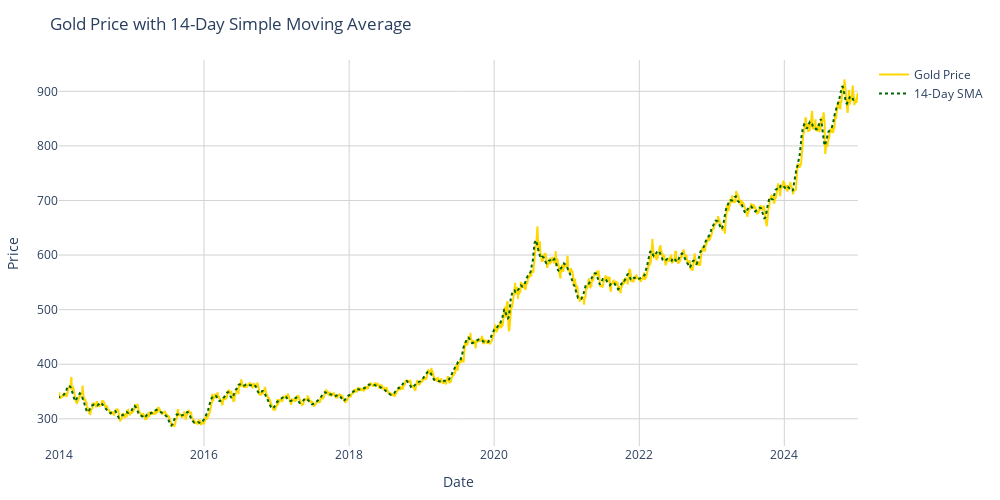

Source (notebook cell):
### Markdown cell above
De está gráfica podemos observar lo siguiente:
- La tendencia del precio es al alza.
- Se notan algunos periodos en los que el precio parece subir muy rápidamente, lo que indica que hay volatilidad.
- No parece haber patrones claros de estacionalidad.
- No parece haber cambios en generales en la tendencia.

### Code cell
gold_dataset['SMA_14'] = gold_dataset['Price'].rolling(window=14).mean()

# Create plot
fig = go.Figure()

# Plot original gold price
fig.add_trace(go.Scatter(
    x=gold_dataset.index,
    y=gold_dataset['Price'],
    name='Gold Price',
    mode='lines',
    line=dict(color='gold')
))

# Plot EMA
fig.add_trace(go.Scatter(
    x=gold_dataset.index,
    y=gold_dataset['SMA_14'],
    name='14-Day SMA',
    mode='lines',
    line=dict(color='darkgreen', width=2, dash='dot')
))

# Update layout
fig.update_layout(
    title='Gold Price with 14-Day Simple Moving Average',
    xaxis_title='Date',
    yaxis_title='Price',
    template='plotly_white',
    showlegend=True,
    width=1000,
    height=500,
    margin=dict(l=20, r=20, t=60, b=20),
    xaxis=dict(showgrid=True, gridwidth=1, gridcolor='LightGray'),
    yaxis=dict(showgrid=True, gridwidth=1, gridcolor='LightGray')
)

fig.show()

### Figure 1 — Plotly figure (JSON) as saved in the notebook; plotly's stock layout.template omitted (floating-point values rounded to 4 significant figures; data arrays with more than 128 entries replaced by an {"elided": "..."} marker saying what was removed)
{"data": [{"line": {"color": "gold"}, "mode": "lines", "name": "Gold Price", "type": "scatter", "x": {"elided": "2848 str values"}, "y": {"elided": "2848 float values"}}, {"line": {"color": "darkgreen", "dash": "dot", "width": 2}, "mode": "lines", "name": "14-Day SMA", "type": "scatter", "x": {"elided": "2848 str values"}, "y": {"elided": "2848 float values"}}], "layout": {"height": 500, "margin": {"b": 20, "l": 20, "r": 20, "t": 60}, "showlegend": true, "title": {"text": "Gold Price with 14-Day Simple Moving Average"}, "width": 1000, "xaxis": {"gridcolor": "LightGray", "gridwidth": 1, "showgrid": true, "title": {"text": "Date"}}, "yaxis": {"gridcolor": "LightGray", "gridwidth": 1, "showgrid": true, "title": {"text": "Price"}}}}
